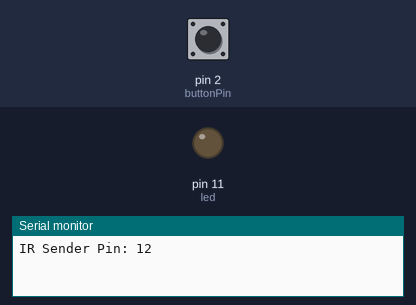
Bench run of a sketch on a simulated Arduino Uno, built with avr-gcc and run on an emulated ATmega328P. Shown: output pins drawn as LEDs (lit = HIGH), the last lines printed to the serial monitor. The test bench sets the inputs (shaded band); at power-on: pin 2 (buttonPin) LOW.

Above: at 1.2 s.
1.3 s: pin 2 (buttonPin) pulled HIGH for 0.15 s
At 2.3 s:
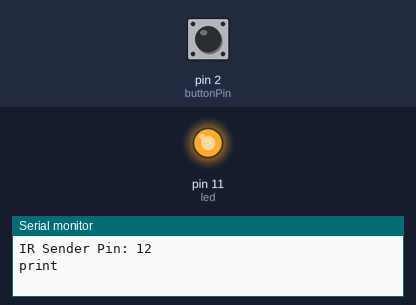
Timing chart, 0 to 4.3 s (numbered marks = the images above; inputs shaded):
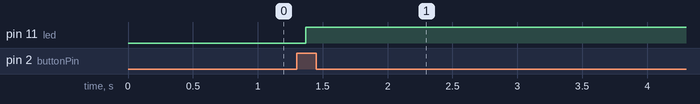

Measured:
- after the input at 1.3 s, pin 11 (led): LOW → HIGH after 0.07 s

The sketch:

absurd_sender.ino
```cpp
#include <Arduino.h>
#include <IRremote.h>

const int buttonPin = 2;
#define IR_SEND_PIN 12
const int led = 11;

uint16_t sAddress = 0x0102;
uint8_t sCommand = 0x34;
uint8_t sRepeats = 0;

void setup()
{
  Serial.begin(115200);
  IrSender.begin(IR_SEND_PIN, ENABLE_LED_FEEDBACK);
  Serial.print("IR Sender Pin: ");
  Serial.println(IR_SEND_PIN);

  pinMode(buttonPin, INPUT);
  pinMode(led, OUTPUT);
}

void loop() {
  if (digitalRead(buttonPin) == HIGH) {
    IrSender.sendNEC(sAddress, sCommand, sRepeats);
    Serial.println("print");
    digitalWrite(led, HIGH);
    delay(1000);
  }
}
```
